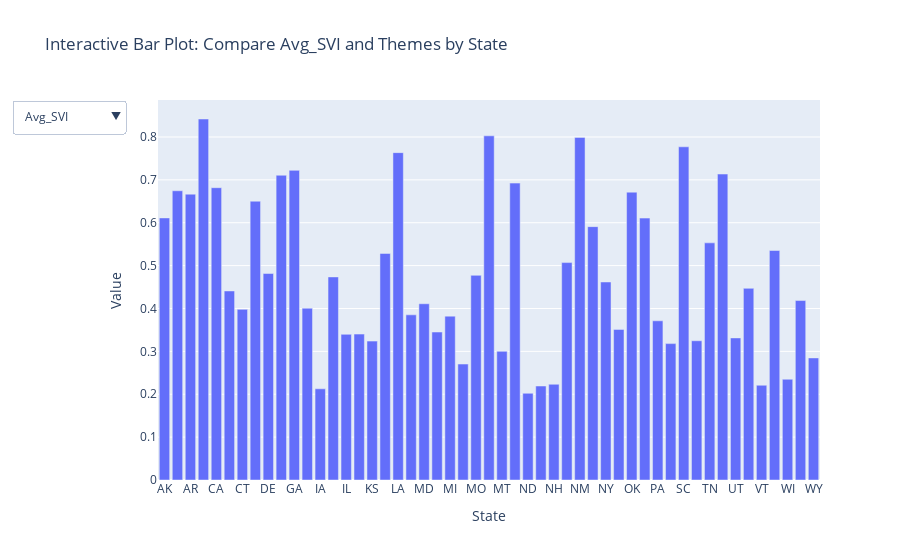

This figure's notebook cell:
### Code cell
import pandas as pd
import plotly.graph_objects as go


# Create traces for each theme
traces = []
themes = ["Avg_SVI", "SPL_THEME1", "SPL_THEME2"]
for theme in themes:
    trace = go.Bar(
        x=merged_df2["State"],
        y=merged_df2[theme],
        name=theme,
        visible=True if theme == "Avg_SVI" else False  # Show Avg_SVI by default
    )
    traces.append(trace)

# Layout with a dropdown for multi-selection
layout = go.Layout(
    title="Interactive Bar Plot: Compare Avg_SVI and Themes by State",
    xaxis={"title": "State"},
    yaxis={"title": "Value"},
    updatemenus=[
        dict(
            type="dropdown",
            buttons=[
                dict(
                    label="Avg_SVI",
                    method="restyle",
                    args=["visible", [True, False, False]],
                ),
                dict(
                    label="SPL_THEME1",
                    method="restyle",
                    args=["visible", [False, True, False]],
                ),
                dict(
                    label="SPL_THEME2",
                    method="restyle",
                    args=["visible", [False, False, True]],
                ),
                dict(
                    label="SPL_THEME3",
                    method="restyle",
                    args=["visible", [False, False, True]],
                ),
                dict(
                    label="SPL_THEME4",
                    method="restyle",
                    args=["visible", [False, False, True]],
                ),
                dict(
                    label="Show All",
                    method="restyle",
                    args=["visible", [True, True, True]],
                ),
                dict(
                    label="Hide All",
                    method="restyle",
                    args=["visible", [False, False, False]],
                ),
            ],
            showactive=True,
        )
    ],
)

# Create the figure
fig = go.Figure(data=traces, layout=layout)

# Show the plot
fig.show()

### Figure 1 — Plotly figure (JSON) as saved in the notebook; plotly's stock layout.template omitted (floating-point values rounded to 4 significant figures)
{"data": [{"name": "Avg_SVI", "type": "bar", "visible": true, "x": ["AK", "AL", "AR", "AZ", "CA", "CO", "CT", "DC", "DE", "FL", "GA", "HI", "IA", "ID", "IL", "IN", "KS", "KY", "LA", "MA", "MD", "ME", "MI", "MN", "MO", "MS", "MT", "NC", "ND", "NE", "NH", "NJ", "NM", "NV", "NY", "OH", "OK", "OR", "PA", "RI", "SC", "SD", "TN", "TX", "UT", "VA", "VT", "WA", "WI", "WV", "WY"], "y": [0.6112, 0.6745, 0.6666, 0.8419, 0.6817, 0.4409, 0.398, 0.6502, 0.4816, 0.7107, 0.7221, 0.4007, 0.2127, 0.4736, 0.3398, 0.3403, 0.3239, 0.5284, 0.7635, 0.3852, 0.411, 0.3451, 0.3821, 0.2704, 0.4773, 0.8027, 0.3001, 0.6924, 0.2023, 0.2192, 0.2232, 0.5071, 0.7991, 0.5909, 0.4618, 0.3512, 0.6713, 0.6108, 0.3713, 0.3181, 0.7771, 0.3247, 0.553, 0.7135, 0.3314, 0.447, 0.221, 0.5352, 0.235, 0.4185, 0.2847]}, {"name": "SPL_THEME1", "type": "bar", "visible": false, "x": ["AK", "AL", "AR", "AZ", "CA", "CO", "CT", "DC", "DE", "FL", "GA", "HI", "IA", "ID", "IL", "IN", "KS", "KY", "LA", "MA", "MD", "ME", "MI", "MN", "MO", "MS", "MT", "NC", "ND", "NE", "NH", "NJ", "NM", "NV", "NY", "OH", "OK", "OR", "PA", "RI", "SC", "SD", "TN", "TX", "UT", "VA", "VT", "WA", "WI", "WV", "WY"], "y": [2.558, 3.13, 2.934, 3.331, 2.902, 2.383, 1.992, 2.356, 2.195, 3.154, 3.454, 1.453, 1.276, 2.653, 1.861, 1.99, 1.846, 2.72, 3.225, 1.87, 1.922, 2.245, 2.24, 1.37, 2.688, 3.673, 1.962, 3.216, 1.238, 1.444, 1.796, 2.345, 3.174, 2.662, 2.193, 2.025, 2.953, 2.659, 2.043, 1.78, 3.36, 1.81, 2.98, 3.083, 1.893, 2.423, 1.755, 2.406, 1.592, 2.563, 1.843]}, {"name": "SPL_THEME2", "type": "bar", "visible": false, "x": ["AK", "AL", "AR", "AZ", "CA", "CO", "CT", "DC", "DE", "FL", "GA", "HI", "IA", "ID", "IL", "IN", "KS", "KY", "LA", "MA", "MD", "ME", "MI", "MN", "MO", "MS", "MT", "NC", "ND", "NE", "NH", "NJ", "NM", "NV", "NY", "OH", "OK", "OR", "PA", "RI", "SC", "SD", "TN", "TX", "UT", "VA", "VT", "WA", "WI", "WV", "WY"], "y": [2.13, 2.698, 2.874, 3.038, 2.57, 2.204, 2.111, 1.824, 2.435, 2.587, 2.642, 1.969, 2.272, 2.499, 2.305, 2.338, 2.488, 2.508, 2.77, 2.126, 2.31, 2.05, 2.178, 2.242, 2.413, 2.767, 2.0, 2.713, 2.004, 2.333, 1.667, 2.257, 3.106, 2.563, 2.144, 2.293, 2.937, 2.595, 2.208, 2.044, 2.721, 2.065, 2.55, 2.957, 2.385, 2.222, 1.818, 2.538, 2.028, 2.199, 2.019]}], "layout": {"title": {"text": "Interactive Bar Plot: Compare Avg_SVI and Themes by State"}, "updatemenus": [{"buttons": [{"args": ["visible", [true, false, false]], "label": "Avg_SVI", "method": "restyle"}, {"args": ["visible", [false, true, false]], "label": "SPL_THEME1", "method": "restyle"}, {"args": ["visible", [false, false, true]], "label": "SPL_THEME2", "method": "restyle"}, {"args": ["visible", [false, false, true]], "label": "SPL_THEME3", "method": "restyle"}, {"args": ["visible", [false, false, true]], "label": "SPL_THEME4", "method": "restyle"}, {"args": ["visible", [true, true, true]], "label": "Show All", "method": "restyle"}, {"args": ["visible", [false, false, false]], "label": "Hide All", "method": "restyle"}], "showactive": true, "type": "dropdown"}], "xaxis": {"title": {"text": "State"}}, "yaxis": {"title": {"text": "Value"}}}}
